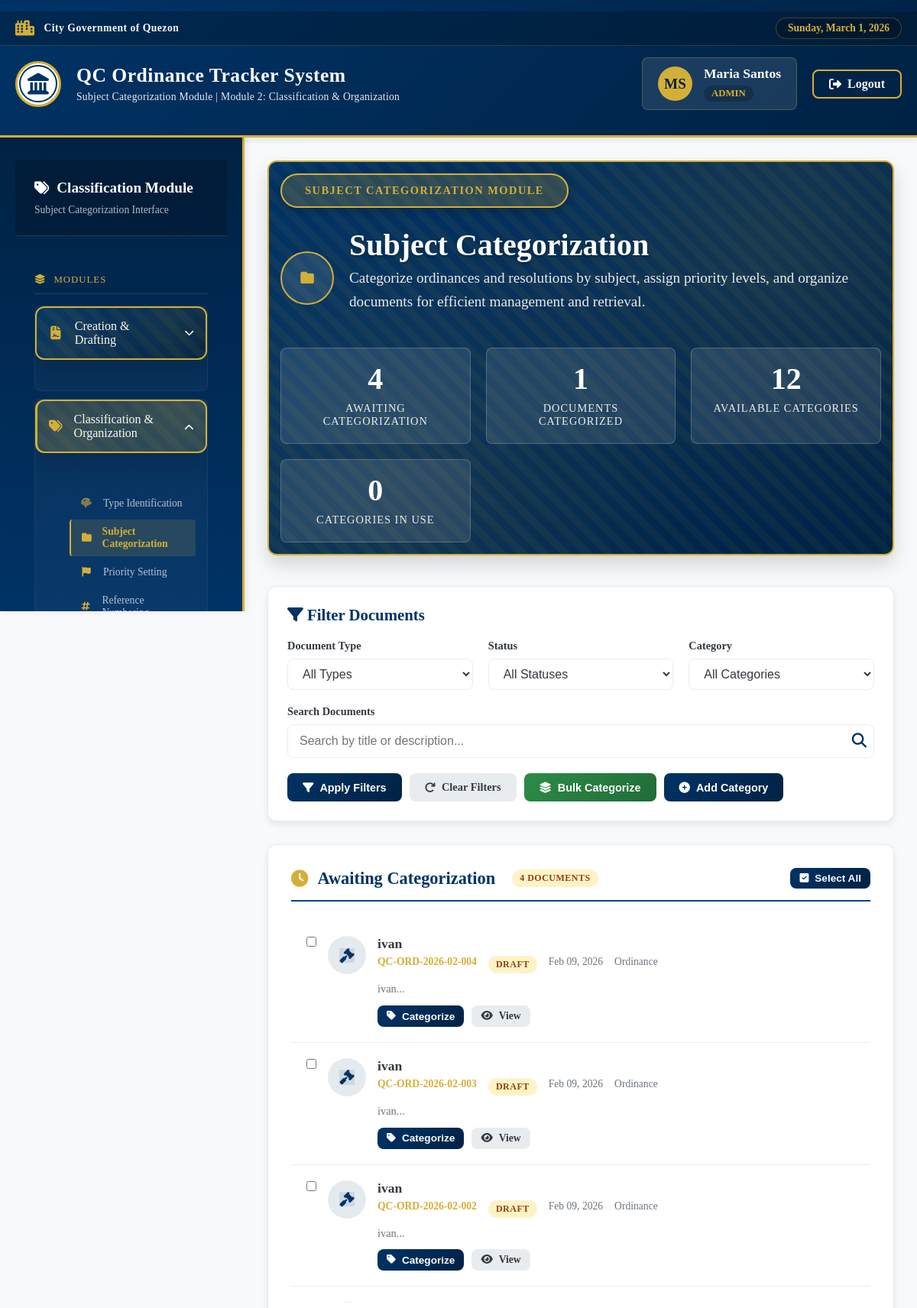
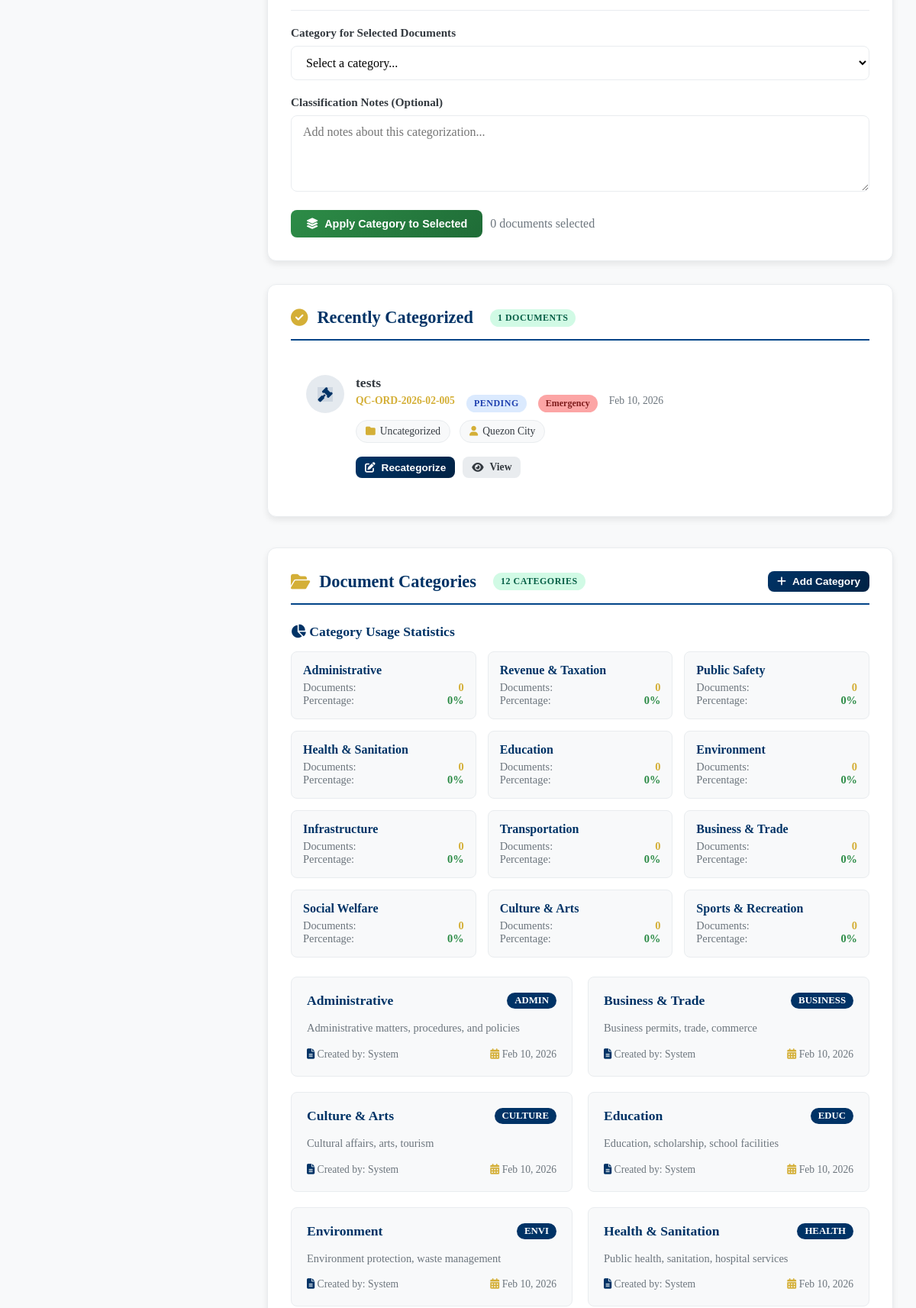
The page /superadmin/categorization.php (signed in, upper part) on the database its author committed (2 pictures, top to bottom).
### tables this page shows
CREATE TABLE `users` (
  `id` int(11) NOT NULL,
  `email` varchar(100) NOT NULL,
  `password` varchar(255) NOT NULL,
  `first_name` varchar(50) NOT NULL,
  `last_name` varchar(50) NOT NULL,
  `role` enum('super_admin','admin','councilor') NOT NULL,
  `department` varchar(100) DEFAULT NULL,
  `is_active` tinyint(1) DEFAULT 1,
  `created_at` timestamp NOT NULL DEFAULT current_timestamp(),
  `last_login` timestamp NULL DEFAULT NULL
);

CREATE TABLE `document_classification` (
  `id` int(11) NOT NULL,
  `document_id` int(11) NOT NULL,
  `document_type` enum('ordinance','resolution') NOT NULL,
  `classification_type` enum('ordinance','resolution','amendment','memorandum','order') NOT NULL,
  `reference_number` varchar(50) DEFAULT NULL,
  `category_id` int(11) DEFAULT NULL,
  `priority_level` enum('low','medium','high','urgent','emergency') DEFAULT 'medium',
  `status` enum('pending','classified','reviewed','approved','rejected') DEFAULT 'pending',
  `classification_notes` text DEFAULT NULL,
  `classified_by` int(11) DEFAULT NULL,
  `classified_at` timestamp NULL DEFAULT NULL,
  `reviewed_by` int(11) DEFAULT NULL,
  `reviewed_at` timestamp NULL DEFAULT NULL,
  `created_at` timestamp NOT NULL DEFAULT current_timestamp(),
  `updated_at` timestamp NOT NULL DEFAULT current_timestamp() ON UPDATE current_timestamp()
);

CREATE TABLE `document_categories` (
  `id` int(11) NOT NULL,
  `category_name` varchar(100) NOT NULL,
  `category_code` varchar(20) NOT NULL,
  `description` text DEFAULT NULL,
  `parent_id` int(11) DEFAULT NULL,
  `is_active` tinyint(1) DEFAULT 1,
  `created_by` int(11) DEFAULT NULL,
  `created_at` timestamp NOT NULL DEFAULT current_timestamp(),
  `updated_at` timestamp NOT NULL DEFAULT current_timestamp() ON UPDATE current_timestamp()
);

### superadmin/categorization.php (the view, shortened to what the rows shown need)
<?php
$database = new Database();
$conn = $database->getConnection();
$user_id = $_SESSION['user_id'];
$user_role = $_SESSION['role'];
$query = "SELECT * FROM users WHERE id = :id";
$stmt = $conn->prepare($query);
$stmt->bindParam(':id', $user_id);
$stmt->execute();
$user = $stmt->fetch();
$categories_query = "SELECT * FROM document_categories WHERE is_active = 1 ORDER BY category_name";
$categories_stmt = $conn->query($categories_query);
$categories = $categories_stmt->fetchAll();
$uncategorized_query = "
    SELECT 'ordinance' as doc_type, o.id, o.ordinance_number as doc_number, o.title, o.description, o.status, o.created_at
    FROM ordinances o
    LEFT JOIN document_classification dc ON dc.document_id = o.id AND dc.document_type = 'ordinance'
    WHERE dc.id IS NULL
    AND o.status IN ('draft', 'pending')
    UNION ALL
    SELECT 'resolution' as doc_type, r.id, r.resolution_number as doc_number, r.title, r.description, r.status, r.created_at
    FROM resolutions r
    LEFT JOIN document_classification dc ON dc.document_id = r.id AND dc.document_type = 'resolution'
    WHERE dc.id IS NULL
    AND r.status IN ('draft', 'pending')
    ORDER BY created_at DESC
    LIMIT 50
";
$uncategorized_stmt = $conn->query($uncategorized_query);
$uncategorized_docs = $uncategorized_stmt->fetchAll();
$where_conditions = [];
$where_clause = count($where_conditions) > 0 ? 'WHERE ' . implode(' AND ', $where_conditions) : '';
$categorized_query = "
    SELECT
        dc.document_type,
        dc.document_id,
        CASE
            WHEN dc.document_type = 'ordinance' THEN o.ordinance_number
            WHEN dc.document_type = 'resolution' THEN r.resolution_number
        END as doc_number,
        CASE
            WHEN dc.document_type = 'ordinance' THEN o.title
            WHEN dc.document_type = 'resolution' THEN r.title
        END as title,
        CASE
            WHEN dc.document_type = 'ordinance' THEN o.description
            WHEN dc.document_type = 'resolution' THEN r.description
        END as description,
        CASE
            WHEN dc.document_type = 'ordinance' THEN o.status
            WHEN dc.document_type = 'resolution' THEN r.status
        END as status,
        dc.category_id,
        c.category_name,
        dc.priority_level,
        dc.classified_at,
        u.first_name,
        u.last_name,
        dc.classification_notes
    FROM document_classification dc
    LEFT JOIN document_categories c ON dc.category_id = c.id
    LEFT JOIN users u ON dc.classified_by = u.id
    LEFT JOIN ordinances o ON dc.document_type = 'ordinance' AND dc.document_id = o.id
    LEFT JOIN resolutions r ON dc.document_type = 'resolution' AND dc.document_id = r.id
    {$where_clause}
    ORDER BY dc.classified_at DESC
    LIMIT 50
";
$categorized_stmt = $conn->prepare($categorized_query);
$categorized_stmt->execute();
$categorized_docs = $categorized_stmt->fetchAll();
$category_stats_query = "
    SELECT
        c.id,
        c.category_name,
        c.category_code,
        COUNT(dc.id) as document_count,
        ROUND(COUNT(dc.id) * 100.0 / (SELECT COUNT(*) FROM document_classification WHERE category_id IS NOT NULL), 1) as percentage
    FROM document_categories c
    LEFT JOIN document_classification dc ON c.id = dc.category_id
    WHERE c.is_active = 1
    GROUP BY c.id, c.category_name, c.category_code
    ORDER BY document_count DESC
";
$category_stats_stmt = $conn->query($category_stats_query);
$category_stats = $category_stats_stmt->fetchAll();
?>
<!DOCTYPE html>
<html lang="en">
<head>
    <link rel="stylesheet" href="https://cdnjs.cloudflare.com/ajax/libs/font-awesome/6.4.0/css/all.min.css">
</head>
<body>
    <header class="government-header">
        <div class="main-header-content">
            <div class="qc-logo-container">
                <div class="site-title-container">
                    <h1>QC Ordinance Tracker System</h1>
                </div>
            </div>
            <div class="user-auth-section">
                <div class="user-welcome-panel">
                    <div class="user-avatar">
                        <?php echo strtoupper(substr($user['first_name'], 0, 1) . substr($user['last_name'], 0, 1)); ?>
                    </div>
                    <div class="user-info">
                        <div class="user-name"><?php echo htmlspecialchars($user['first_name'] . ' ' . $user['last_name']); ?></div>
                        <div class="user-role">
                            <?php echo strtoupper(str_replace('_', ' ', $user_role)); ?>
                        </div>
                    </div>
                </div>
            </div>
        </div>
    </header>
    <div class="main-wrapper">
        <main class="main-content">
            <div class="categorization-container">
                <div class="module-header fade-in">
                    <div class="module-header-content">
                        <div class="module-title-wrapper">
                            <div class="module-title">
                                <h1>Subject Categorization</h1>
                            </div>
                        </div>
                    </div>
                </div>
                <div class="content-grid fade-in">
                    <div class="content-card">
                        <div class="card-header">
                            <h2 class="card-title">
                                <i class="fas fa-clock"></i>
                                Awaiting Categorization
                                <span class="status-badge status-draft" style="margin-left: 10px;">
                                    <?php echo count($uncategorized_docs); ?> documents
                                </span>
                            </h2>
                        </div>
                    </div>
                    <div class="content-card">
                        <div class="card-header">
                            <h2 class="card-title">
                                <i class="fas fa-check-circle"></i>
                                Recently Categorized
                                <span class="status-badge status-classified" style="margin-left: 10px;">
                                    <?php echo count($categorized_docs); ?> documents
                                </span>
                            </h2>
                        </div>
                        <div class="document-list">
                            <?php if (empty($categorized_docs)): ?>
                            <div class="empty-state">
                                <i class="fas fa-inbox empty-state-icon"></i>
                                <h3 class="empty-state-title">No Categorized Documents</h3>
                                <p class="empty-state-text">Start categorizing documents using the left panel.</p>
                            </div>
                            <?php else: ?>
                            <?php foreach ($categorized_docs as $doc):
                                $icon_class = $doc['document_type'] === 'ordinance' ? 'fa-gavel ordinance-icon' : 'fa-file-signature resolution-icon';
                                $status_class = 'status-' . $doc['status'];
                                $priority_class = 'priority-' . ($doc['priority_level'] ?? 'medium');
                            ?>
                            <div class="document-item">
                                <div class="document-icon <?php echo $doc['document_type'] === 'ordinance' ? 'ordinance-icon' : 'resolution-icon'; ?>">
                                    <i class="fas <?php echo $icon_class; ?>"></i>
                                </div>
                                <div class="document-content">
                                    <div class="document-title"><?php echo htmlspecialchars($doc['title']); ?></div>
                                    <div class="document-meta">
                                        <span class="document-number"><?php echo htmlspecialchars($doc['doc_number']); ?></span>
                                        <span class="status-badge <?php echo $status_class; ?>"><?php echo ucfirst($doc['status']); ?></span>
                                        <span class="priority-badge <?php echo $priority_class; ?>">
                                            <?php echo ucfirst($doc['priority_level'] ?? 'Medium'); ?>
                                        </span>
                                        <span><?php echo date('M d, Y', strtotime($doc['classified_at'])); ?></span>
                                    </div>
                                    <div style="margin: 10px 0;">
                                        <span class="category-tag">
                                            <i class="fas fa-folder"></i>
                                            <?php echo htmlspecialchars($doc['category_name'] ?? 'Uncategorized'); ?>
                                        </span>
                                        <?php if (!empty($doc['first_name'])): ?>
                                        <span class="category-tag">
                                            <i class="fas fa-user"></i>
                                            <?php echo htmlspecialchars($doc['first_name'] . ' ' . $doc['last_name']); ?>
                                        </span>
                                        <?php endif; ?>
                                    </div>
                                    <div class="document-actions">
                                        <button type="button" class="btn btn-sm btn-primary"
                                                onclick="recategorizeDocument(<?php echo $doc['document_id']; ?>, '<?php echo $doc['document_type']; ?>', <?php echo $doc['category_id']; ?>, '<?php echo htmlspecialchars(addslashes($doc['title'])); ?>')">
                                            <i class="fas fa-edit"></i> Recategorize
                                        </button>
                                        <a href="view_document.php?type=<?php echo $doc['document_type']; ?>&id=<?php echo $doc['document_id']; ?>"
                                           class="btn btn-sm btn-secondary" target="_blank">
                                            <i class="fas fa-eye"></i> View
                                        </a>
                                    </div>
                                </div>
                            </div>
                            <?php endforeach; ?>
                            <?php endif; ?>
                        </div>
                    </div>
                </div>
                <div class="content-card fade-in">
                    <div class="card-header">
                        <h2 class="card-title">
                            <i class="fas fa-folder-open"></i>
                            Document Categories
                            <span class="status-badge status-classified" style="margin-left: 10px;">
                                <?php echo count($categories); ?> categories
                            </span>
                        </h2>
                    </div>
                    <?php if (!empty($category_stats)): ?>
                    <div style="margin-bottom: 25px;">
                        <div style="display: grid; grid-template-columns: repeat(auto-fill, minmax(200px, 1fr)); gap: 15px;">
                            <?php foreach ($category_stats as $stat): ?>
                            <div style="background: var(--off-white); padding: 15px; border-radius: var(--border-radius); border: 1px solid var(--gray-light);">
                                <div style="font-weight: bold; color: var(--qc-blue); margin-bottom: 5px;">
                                    <?php echo htmlspecialchars($stat['category_name']); ?>
                                </div>
                                <div style="display: flex; justify-content: space-between; font-size: 0.9rem;">
                                    <span style="color: var(--gray);">Documents:</span>
                                    <span style="font-weight: bold; color: var(--qc-gold);"><?php echo $stat['document_count']; ?></span>
                                </div>
                                <div style="display: flex; justify-content: space-between; font-size: 0.9rem;">
                                    <span style="color: var(--gray);">Percentage:</span>
                                    <span style="font-weight: bold; color: var(--qc-green);"><?php echo $stat['percentage'] ?? 0; ?>%</span>
                                </div>
                            </div>
                            <?php endforeach; ?>
                        </div>
                    </div>
                    <?php endif; ?>
                    <div class="categories-grid">
                        <?php foreach ($categories as $category): ?>
                        <div class="category-card">
                            <div class="category-header">
                                <div class="category-name"><?php echo htmlspecialchars($category['category_name']); ?></div>
                                <div class="category-code"><?php echo $category['category_code']; ?></div>
                            </div>
                            <?php if (!empty($category['description'])): ?>
                            <div class="category-description">
                                <?php echo htmlspecialchars($category['description']); ?>
                            </div>
                            <?php endif; ?>
                            <div class="category-stats">
                                <span>
                                    <i class="fas fa-file-alt" style="color: var(--qc-blue);"></i>
                                    Created by: <?php echo $category['created_by'] == 1 ? 'System' : 'Admin'; ?>
                                </span>
                                <span>
                                    <i class="fas fa-calendar-alt" style="color: var(--qc-gold);"></i>
                                    <?php echo date('M d, Y', strtotime($category['created_at'])); ?>
                                </span>
                            </div>
                        </div>
                        <?php endforeach; ?>
                    </div>
                </div>
            </div>
        </main>
    </div>
</body>
</html>

### rows shown on the page
users: first_name+last_name "MS", first_name+last_name "Maria Santos"
document_classification: title "tests", doc_number "QC-ORD-2026-02-005", status "PENDING", priority_level "Emergency", classified_at "Feb 10, 2026", category_name "Uncategorized", classified_by.last_name "Quezon City"
document_categories: category_name "Administrative", document_count "0", percentage "0", category_code "ADMIN", description "Administrative matters, procedures, and policies", shows "System", created_at "Feb 10, 2026"
document_categories: category_name "Revenue & Taxation", document_count "0", percentage "0"
document_categories: category_name "Public Safety", document_count "0", percentage "0"
document_categories: category_name "Health & Sanitation", document_count "0", percentage "0", category_code "HEALTH", description "Public health, sanitation, hospital services", shows "System", created_at "Feb 10, 2026"
document_categories: category_name "Education", document_count "0", percentage "0", category_code "EDUC", description "Education, scholarship, school facilities", shows "System", created_at "Feb 10, 2026"
document_categories: category_name "Environment", document_count "0", percentage "0", category_code "ENVI", description "Environment protection, waste management", shows "System", created_at "Feb 10, 2026"
document_categories: category_name "Infrastructure", document_count "0", percentage "0"
document_categories: category_name "Transportation", document_count "0", percentage "0"
document_categories: category_name "Business & Trade", document_count "0", percentage "0", category_code "BUSINESS", description "Business permits, trade, commerce", shows "System", created_at "Feb 10, 2026"
document_categories: category_name "Social Welfare", document_count "0", percentage "0"
document_categories: category_name "Culture & Arts", document_count "0", percentage "0", category_code "CULTURE", description "Cultural affairs, arts, tourism", shows "System", created_at "Feb 10, 2026"
document_categories: category_name "Sports & Recreation", document_count "0", percentage "0"

### other values the page prints
str_replace('_', ' ', $user_role) "ADMIN"
$stats['uncategorized_count'] "4"
$stats['categorized_count'] "1"
$stats['total_categories'] "12"
$stats['categories_used'] "0"
count($uncategorized_docs) "4"
$doc['title'] "ivan"
$doc['doc_number'] "QC-ORD-2026-02-004"
$doc['status'] "DRAFT"
date('M d, Y', strtotime($doc['created_at'])) "Feb 09, 2026"
$doc['doc_type'] "Ordinance"
substr($doc['description'], 0, 150) "ivan"
$doc['doc_number'] "QC-ORD-2026-02-003"
$doc['doc_number'] "QC-ORD-2026-02-002"
count($categorized_docs) "1"
